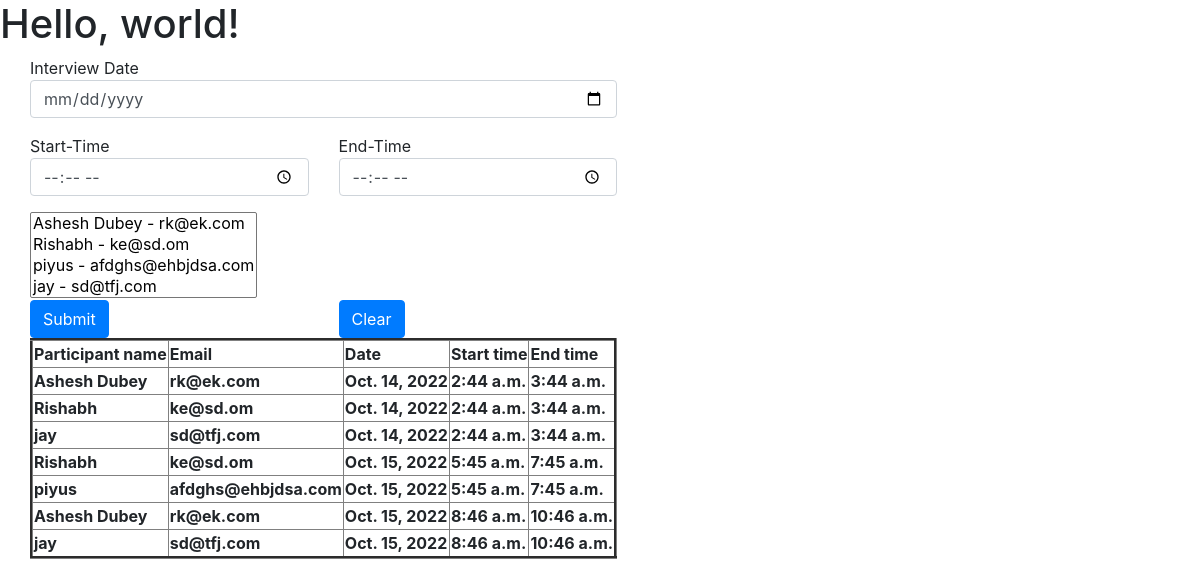
Before: / with the older database file.
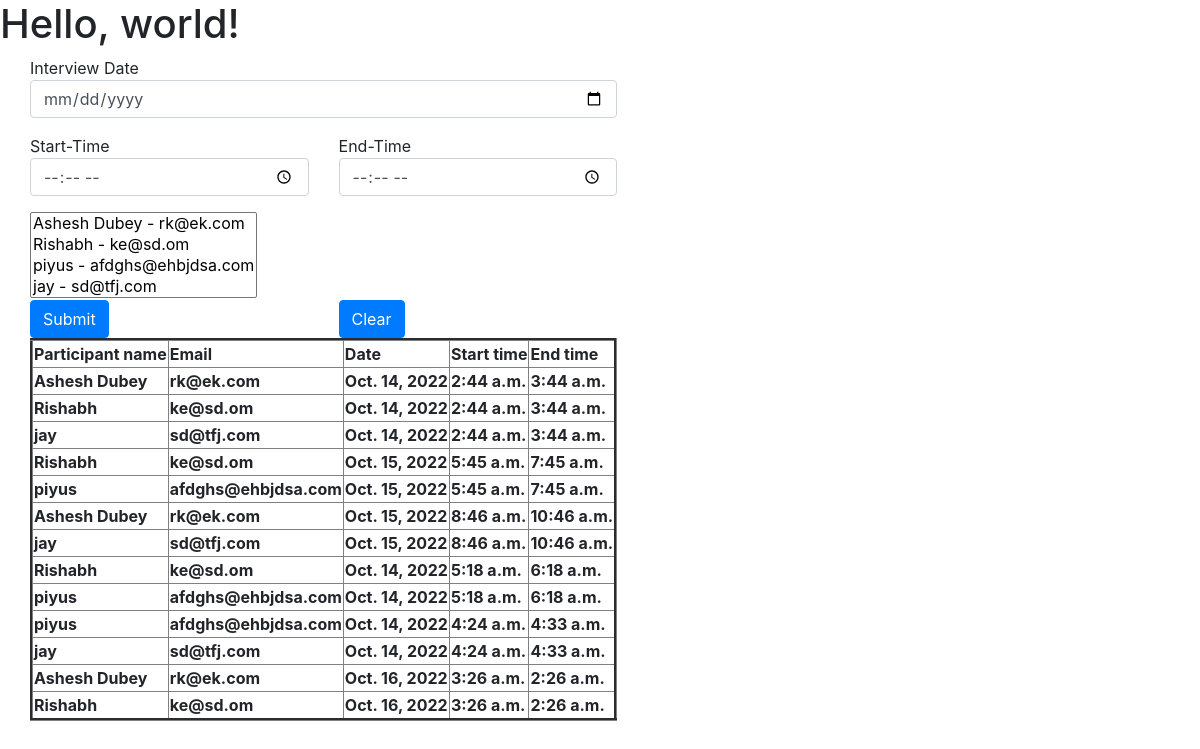
After: the same page with the newer database file.
### home/models.py (models this page shows, shortened)
class Schedule(models.Model):
    slot = models.ForeignKey("Slot", on_delete=models.CASCADE)
    candidate = models.ForeignKey("Candidate", on_delete=models.CASCADE)

class Candidate(models.Model):
    name = models.CharField(max_length=122)
    email = models.EmailField(unique=True)

class Slot(models.Model):
    interview_date = models.DateField(null=True)
    start_time = models.TimeField(null=True)
    end_time = models.TimeField(null=True)

### home/views.py (the view, shortened to what this page needs)
# urls.py: path('', views.schedule, name='schedule' ),
def schedule(request):
    candidate = Candidate.objects.all()
    schedules = Schedule.objects.all()
    context={
        'candidate':candidate,
        'schedule':schedules
    }
    return render(request, 'schedule.html',context)

### templates/schedule.html (shortened to what this page needs)
<!doctype html>
<html lang="en">
  <head>
    <link rel="stylesheet" href="https://cdn.jsdelivr.net/npm/bootstrap@4.3.1/dist/css/bootstrap.min.css">
  </head>
  <body>
    <h1>Hello, world!</h1>
    <div id="booking" class="section">
    <div class="section-center">
    <div class="container">
    <div class="row">
    <div class="booking-form">
    <form action="{% url 'schedule' %}" method="post">
        <div class="form-group">
            <span class="form-label">Interview Date</span>
            <input class="form-control" type="date" name="date" required>
        </div>
        <div class="row no-margin">
        <div class="col-sm-6">
        <div class="form-group">
        <span class="form-label">Start-Time</span>
        <input class="form-control" type="time" name="start-time" required>
        </div>
        </div>
        <div class="col-sm-6">
        <div class="form-group">
        <span class="form-label">End-Time</span>
        <input class="form-control" type="time" name="end-time" required>
        </div>
        </div>
        </div>
        <select data-placeholder="Begin typing a name to filter..." multiple class="chosen-select" name="test" required>
          {% for each in candidate %}
          <option value = {{each.id}}>{{each.name}} - {{each.email}}</option>
          {% endfor %}
        </select>
        <div class="row no-margin">
            <div class="col-sm-6">
                <div class="form-btn">
                    <button type="submit" value="submit" class="btn btn-primary">Submit</button>
                </div>
            </div>
            <div class="col-sm-6">
                <div class="form-btn">
                    <button type="reset" class="btn btn-primary">Clear</button>
                </div>
            </div>
        </div>
    </form>
    <table border=3px>
      <tr>
        <th>Participant name</th>
        <th> Email</th>
        <th> Date</th>
        <th> Start time</th>
        <th> End time</th>
      </tr>
        {% for entry in schedule %}
        <tr>
          <th>{{entry.candidate.name}}</th>
          <th>{{entry.candidate.email}}</th>
          <th>{{entry.slot.interview_date}}</th>
          <th>{{entry.slot.start_time}}</th>
          <th>{{entry.slot.end_time}}</th>
        </tr>
        {% endfor %}
    </table>
    </div>
    </div>
    </div>
    </div>
    </div>
  </body>
</html>

Changed rows visible on the page:
added Schedule: candidate.name "Rishabh", candidate.email "ke@sd.om", slot.interview_date "Oct. 14, 2022", slot.start_time "5:18 a.m.", slot.end_time "6:18 a.m."
added Schedule: candidate.name "piyus", candidate.email "afdghs@ehbjdsa.com", slot.interview_date "Oct. 14, 2022", slot.start_time "5:18 a.m.", slot.end_time "6:18 a.m."
added Schedule: candidate.name "piyus", candidate.email "afdghs@ehbjdsa.com", slot.interview_date "Oct. 14, 2022", slot.start_time "4:24 a.m.", slot.end_time "4:33 a.m."
added Schedule: candidate.name "jay", candidate.email "sd@tfj.com", slot.interview_date "Oct. 14, 2022", slot.start_time "4:24 a.m.", slot.end_time "4:33 a.m."
added Schedule: candidate.name "Ashesh Dubey", candidate.email "rk@ek.com", slot.interview_date "Oct. 16, 2022", slot.start_time "3:26 a.m.", slot.end_time "2:26 a.m."
added Schedule: candidate.name "Rishabh", candidate.email "ke@sd.om", slot.interview_date "Oct. 16, 2022", slot.start_time "3:26 a.m.", slot.end_time "2:26 a.m."
